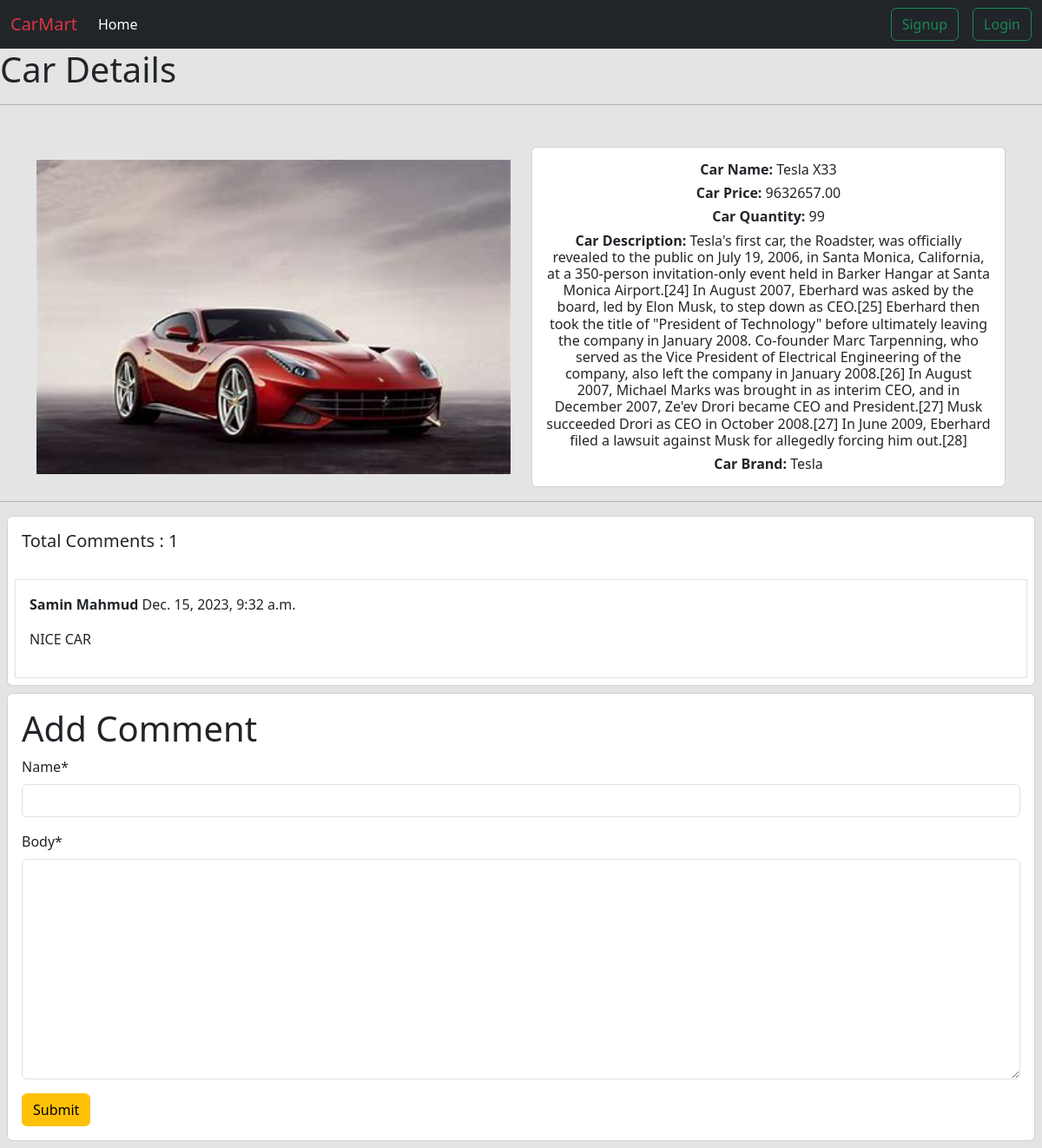
The page /car/details/1/ on the database its author committed.
### car/models.py (models this page shows, shortened)
class Car(models.Model):
    brand = models.ForeignKey(Brand, on_delete=models.CASCADE,null=True, blank=True)
    image = models.ImageField(upload_to='car/media/car_images/')
    name = models.CharField(max_length=100)
    description = models.TextField()
    price = models.DecimalField(max_digits=10, decimal_places=2)
    quantity = models.IntegerField(default=0)

class Comment(models.Model):
    car = models.ForeignKey(Car, on_delete=models.CASCADE, related_name='comments')
    name = models.CharField(max_length=30)
    body = models.TextField()
    created_on = models.DateTimeField(auto_now_add=True)

### brand/models.py (models this page shows, shortened)
class Brand(models.Model):
    name = models.CharField(max_length=100)
    slug = models.SlugField(max_length=100,unique=True, null=True, blank=True)

### car/views.py (the view, shortened to what this page needs)
# urls.py: path('details/<int:id>/', views.DetailPostView.as_view(), name='detail_post'),
class DetailPostView(DetailView):
    model = Car
    pk_url_kwarg = 'id'
    template_name = 'cardetails.html'
    def get_context_data(self, **kwargs):
        context = super().get_context_data(**kwargs)
        car = self.object
        comments = car.comments.all()
        comment_form = CommentForm()
        context['comments'] = comments
        context['comment_form'] = comment_form
        return context

### car/forms.py
class CommentForm(forms.ModelForm):
    class Meta:
        model = Comment
        fields = ['name', 'body']

### car/templates/cardetails.html (shortened to what this page needs)
{% extends "base.html" %}
{% load crispy_forms_tags %}
{% block content %}
<b><h1>Car Details</h1></b><hr>
  <div class="container text-center mt-5">
    <div class="row ">
        <div class="col-6 m-auto">
            <img src="{{car.image.url}}" class="card-img-top" alt="...">
        </div>
        <div class="col-6">
            <div class="card" style="width: 100%;">
                <div class="card-body">
                    <h6 class="card-title"> <b>Car Name:</b> {{car.name}}</h6>
                    <h6 class="card-text"><b>Car Price:</b> {{car.price}} </h6>
                    <h6 class="card-text"><b>Car Quantity:</b> {{car.quantity}} </h6>
                    <h6 class="card-text"><b>Car Description: </b>{{car.description}} </h6>
                    <h6 class="card-text"><b>Car Brand:</b> {{car.brand.name}} </h6>
                </div>
            </div>
        </div>
    </div>
</div>
<hr>
<div class="card m-2">
    <h5 class="p-3">Total Comments : {{comments | length}}</h5>
    {% for comment in comments %}
  <div class="card-body border m-2">
        <p><b>{{comment.name}}</b> {{comment.created_on}}</p>
        <p>{{comment.body}}</p>
    </div>
    {% endfor %}
</div>
<div class="card m-2" >
    <div class="card-body">
        <form method="post">
            <h1>Add Comment</h1>
            {{comment_form | crispy}}
            <button class="btn btn-warning">Submit</button>
        </form>
    </div>
</div>
{% endblock %}

### rows shown on the page
Car: image (picture), name "Tesla X33", price "9632657.00", quantity "99", description "Tesla's first car, the Roadster, was officially revealed to the public on July 19, 2006, in Santa Monica, California, at a 350-person invitation-only event held in Barker Hangar at Santa Monica Airport.[24] In August 2007, Eberhard was asked by the board, led by Elon Musk, to step down as CEO.[25] Eberhard then took the title of \"President of Technology\" before ultimately leaving the company in January 2008. Co-founder Marc Tarpenning, who served as the Vice President of Electrical Engineering of the company, also left the company in January 2008.[26] In August 2007, Michael Marks was brought in as interim CEO, and in December 2007, Ze'ev Drori became CEO and President.[27] Musk succeeded…", brand.name "Tesla"
Comment: name "Samin Mahmud", created_on "Dec. 15, 2023, 9:32 a.m.", body "NICE CAR"

### other values the page prints
{{ comments | length }} "1"
